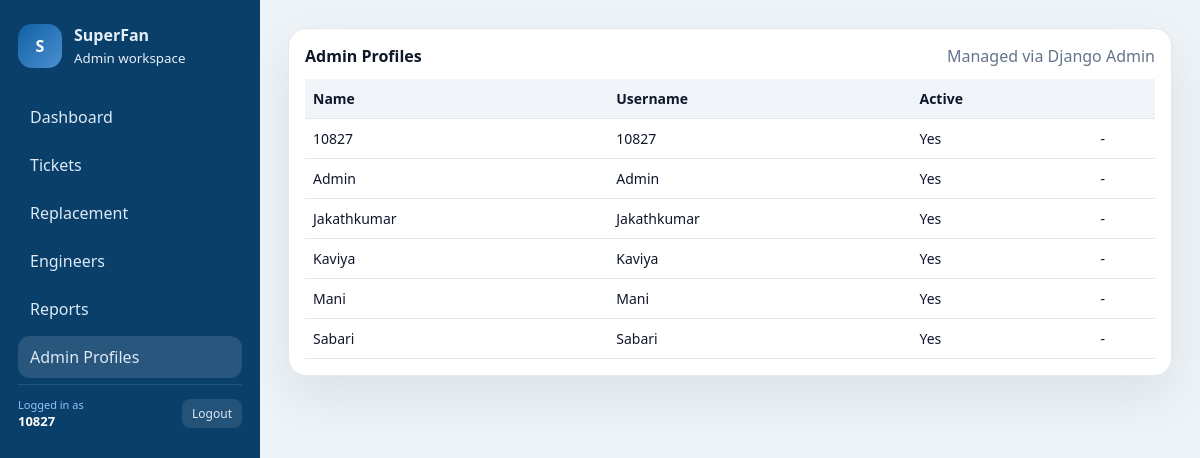
The app's page /panel/admins/ (signed in) with its own data.
### core/models.py (models this page shows, shortened)
class AdminProfile(models.Model):
    user = models.OneToOneField(settings.AUTH_USER_MODEL, on_delete=models.CASCADE, related_name='admin_profile')
    active = models.BooleanField(default=True)

### core/panel_views.py (the view)
# urls.py: path("admins/", panel_views.panel_admins, name="panel_admins"),
@login_required(login_url="/panel/login/")
def panel_admins(request):
    if not request.user.is_staff:
        return redirect("panel:panel_login")
    admins = AdminProfile.objects.select_related("user").order_by("user__username")
    return render(
        request,
        "panel/admins.html",
        {
            "admins": admins,
            "page_title": "Admin Profiles",
        },
    )

### support_backend/template_flags.py (called while the page is built)
def panel_flags(request):
    return {
        "PANEL_SHOW_FILTERS": getattr(settings, "PANEL_SHOW_FILTERS", True),
        "PANEL_SHOW_ENGINEER_ADD": getattr(settings, "PANEL_SHOW_ENGINEER_ADD", True),
        "PANEL_SHOW_ADMIN_LINK": getattr(settings, "PANEL_SHOW_ADMIN_LINK", True),
        "PANEL_SHOW_LISTS": getattr(settings, "PANEL_SHOW_LISTS", True),
    }

### templates/panel/admins.html
{% extends "panel/base.html" %}
{% block content %}
  <div class="card">
    <div style="display:flex;align-items:center;justify-content:space-between;">
      <strong>Admin Profiles</strong>
      <span class="muted">Managed via Django Admin</span>
    </div>
    <div style="margin-top:12px;overflow:auto;">
      <table class="table">
        <thead>
          <tr>
            <th>Name</th>
            <th>Username</th>
            <th>Active</th>
            <th></th>
          </tr>
        </thead>
        <tbody>
          {% for a in admins %}
            <tr>
              <td>{{ a.user.get_full_name|default:a.user.username }}</td>
              <td>{{ a.user.username }}</td>
              <td>{% if a.active %}Yes{% else %}No{% endif %}</td>
              <td>-</td>
            </tr>
          {% empty %}
            <tr><td colspan="4" class="muted">No admins found.</td></tr>
          {% endfor %}
        </tbody>
      </table>
    </div>
  </div>
{% endblock %}

### templates/panel/base.html (shortened to what this page needs)
{% load static %}
<!DOCTYPE html>
<html lang="en">
  <head>
  </head>
  <body>
    <div class="shell">
      <aside class="sidebar">
        <div class="brand">
          <div class="brand-badge">S</div>
          <div>
            <div style="font-weight:700;">SuperFan</div>
            <small>Admin workspace</small>
          </div>
        </div>
        <nav class="nav">
          <a href="/panel/" class="{% if page_title == 'Dashboard' %}active{% endif %}">Dashboard</a>
          <a href="/panel/tickets/" class="{% if page_title == 'Tickets' %}active{% endif %}">Tickets</a>
          <a href="/panel/replacements/" class="{% if page_title == 'Replacement' %}active{% endif %}">Replacement</a>
          <a href="/panel/engineers/" class="{% if page_title == 'Engineers' %}active{% endif %}">Engineers</a>
          <a href="/panel/reports/" class="{% if page_title == 'Reports' %}active{% endif %}">Reports</a>
          <a href="/panel/admins/" class="{% if page_title == 'Admin Profiles' %}active{% endif %}">Admin Profiles</a>
          <div style="margin-top:auto;padding-top:12px;border-top:1px solid rgba(255,255,255,0.1);display:flex;align-items:center;justify-content:space-between;gap:8px;">
            <div>
              <div style="font-size:11px;color:#93c5fd;">Logged in as</div>
              <div style="font-weight:600;color:white;font-size:13px;">{{ user.get_full_name|default:user.username }}</div>
            </div>
            <a href="/panel/logout/" onclick="document.getElementById('logout-modal').style.display='flex';return false;" style="padding:6px 10px;background:rgba(255,255,255,0.1);border-radius:8px;color:#dde9f5;font-size:12px;">Logout</a>
          </div>
        </nav>
      </aside>
      <main class="content">
        {% block content %}{% endblock %}
      </main>
    </div>
  </body>
</html>

### templates/panel/base.html (style rules this page uses)
:root { --bg: #eef3f7; --surface: #ffffff; --muted: #64748b; --ink: #0f172a; --accent: #0e61a5; --accent-2: #4c8fd0; --border: #e2e8f0; --shadow: 0 20px 50px rgba(15, 23, 42, 0.08); }
* { box-sizing: border-box; }
body { margin: 0; font-family: "Segoe UI", system-ui, -apple-system, sans-serif; background: var(--bg); color: var(--ink); overflow: hidden; }
.shell { display: grid; grid-template-columns: 260px 1fr; height: 100vh; }
.sidebar { background: #0a3f6a; color: #e6eef7; padding: 24px 18px; overflow-y: auto; }
.brand { display: flex; align-items: center; gap: 12px; margin-bottom: 28px; }
.brand-badge { width: 44px; height: 44px; border-radius: 14px; background: linear-gradient(135deg, #0e61a5, #4c8fd0); display: grid; place-items: center; color: white; font-weight: 700; }
.nav { display: grid; gap: 6px; }
.nav a { color: #dde9f5; text-decoration: none; padding: 10px 12px; border-radius: 12px; display: flex; align-items: center; gap: 8px; }
.nav a.active, .nav a:hover { background: rgba(255,255,255,0.12); }
.content { padding: 28px; overflow-y: auto; }
.card { background: var(--surface); border: 1px solid var(--border); border-radius: 18px; padding: 16px; box-shadow: var(--shadow); }
.muted { color: var(--muted); }
.table { width: 100%; border-collapse: collapse; font-size: 14px; }
.table th, .table td { padding: 10px 8px; border-bottom: 1px solid var(--border); text-align: left; }
.table th { color: #0f172a; font-weight: 700; background: #f1f5f9; }

### records on screen
AdminProfile: user.get_full_name "10827", user.username "10827", active "Yes"
AdminProfile: user.get_full_name "Admin", user.username "Admin", active "Yes"
AdminProfile: user.get_full_name "Jakathkumar", user.username "Jakathkumar", active "Yes"
AdminProfile: user.get_full_name "Kaviya", user.username "Kaviya", active "Yes"
AdminProfile: user.get_full_name "Mani", user.username "Mani", active "Yes"
AdminProfile: user.get_full_name "Sabari", user.username "Sabari", active "Yes"

### other values on screen
{{ user.get_full_name|default:user.username }} "10827"
